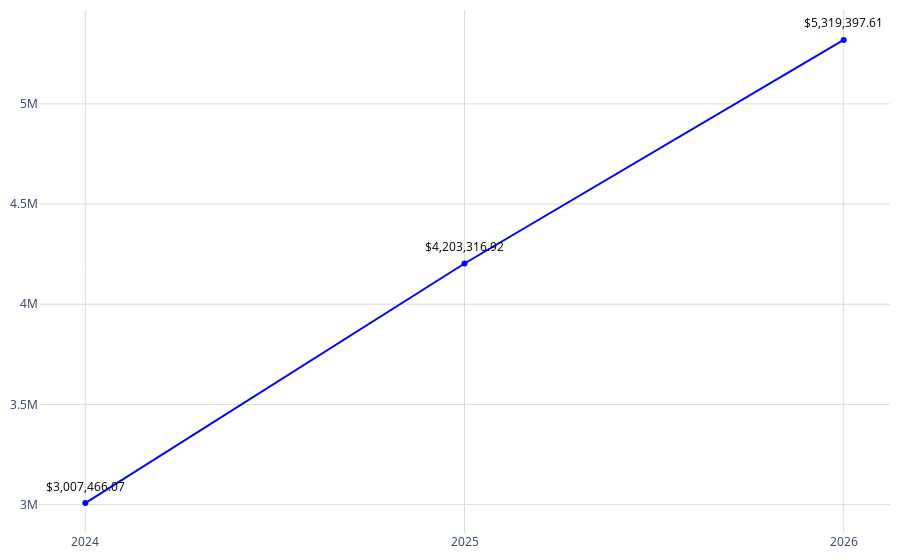

Source (notebook cell):
### Code cell
# Datos
año = todos_year['año']
promedio = todos_year['montos']

fig = go.Figure()
fig.add_trace(go.Scatter(
    x=año,
    y=promedio,
    mode='markers+lines',
    marker=dict(color='blue'),
))
# Agregar anotaciones para mostrar los valores encima de los puntos
for a, p in zip(año, promedio):
    fig.add_annotation(
        x=a,
        y=p,
        text=f"${p:,.2f}",  # Formatear el valor del promedio como moneda
        showarrow=False,
        font=dict(color='black', size=12),
        xshift=0,
        yshift=17,
        textangle=0
    )
# Actualizar diseño
fig.update_layout(
    #title='Precio Media Anual',
    yaxis=dict(
       
        gridcolor='#dddcda',   # Color de las líneas de la cuadrícula
        gridwidth=1  # Ancho de las líneas de la cuadrícula
    ),margin=dict(l=10, r=10, t=10, b=10),  # Ajusta los márgenes (left, right, top, bottom)        
    xaxis=dict(
        gridcolor='#dddcda', 
        tickmode='array',
        tickvals=año,
        ticktext=año
    ),
    plot_bgcolor='rgba(0,0,0,0)'
)
# Exportar gráfica como archivo HTML
def guardar_grafico_como_html(fig, nombre_archivo, carpeta='assets/graficas'):
    # Crear la carpeta si no existe
    if not os.path.exists(carpeta):
        os.makedirs(carpeta)
    # Exportar la gráfica a un archivo HTML
    fig_html = fig.to_html()
    with open(os.path.join(carpeta, nombre_archivo + '.html'), 'w') as archivo:
        archivo.write(fig_html)
guardar_grafico_como_html(fig, 'g_scatt_precio_medianual_anual', carpeta='assets/graficas')
fig.show()

### Figure 1 — Plotly figure (JSON) as saved in the notebook; plotly's stock layout.template omitted (floating-point values rounded to 4 significant figures)
{"data": [{"marker": {"color": "blue"}, "mode": "markers+lines", "type": "scatter", "x": [2024, 2025, 2026], "y": [3007000.0, 4203000.0, 5319000.0]}], "layout": {"annotations": [{"font": {"color": "black", "size": 12}, "showarrow": false, "text": "$3,007,466.07", "textangle": 0, "x": 2024, "xshift": 0, "y": 3007000.0, "yshift": 17}, {"font": {"color": "black", "size": 12}, "showarrow": false, "text": "$4,203,316.92", "textangle": 0, "x": 2025, "xshift": 0, "y": 4203000.0, "yshift": 17}, {"font": {"color": "black", "size": 12}, "showarrow": false, "text": "$5,319,397.61", "textangle": 0, "x": 2026, "xshift": 0, "y": 5319000.0, "yshift": 17}], "margin": {"b": 10, "l": 10, "r": 10, "t": 10}, "plot_bgcolor": "rgba(0,0,0,0)", "xaxis": {"gridcolor": "#dddcda", "tickmode": "array", "ticktext": [2024, 2025, 2026], "tickvals": [2024, 2025, 2026]}, "yaxis": {"gridcolor": "#dddcda", "gridwidth": 1}}}
